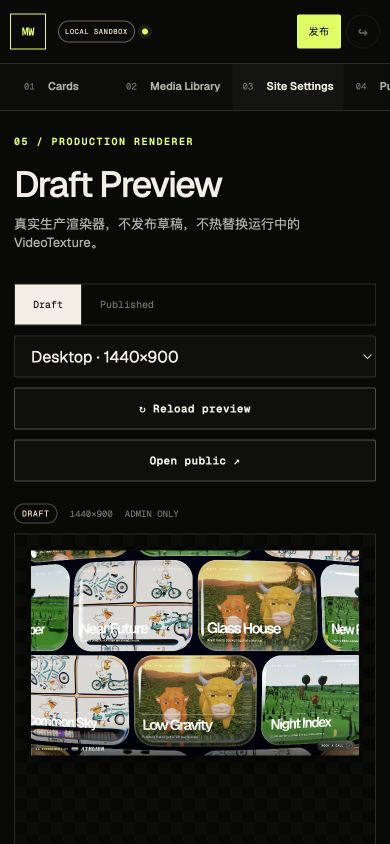
#> input picture evidence/content-admin-v1/admin-mobile.png, 390 x 844 px, given in place of 1100x720-dpr1.png, which was not available
$ python f2-evidence.py ../../evidence/content-admin-v1
#> lines starting #> are read from the running program, lines starting #| are printed output that depends on the picture; pictures that were not available may be replaced by others from this repository, and a replacement may not be noted
#> further down, t is the input picture: PIL image 390x844 RGB; mean R, G, B 42.3, 42.9, 35.6
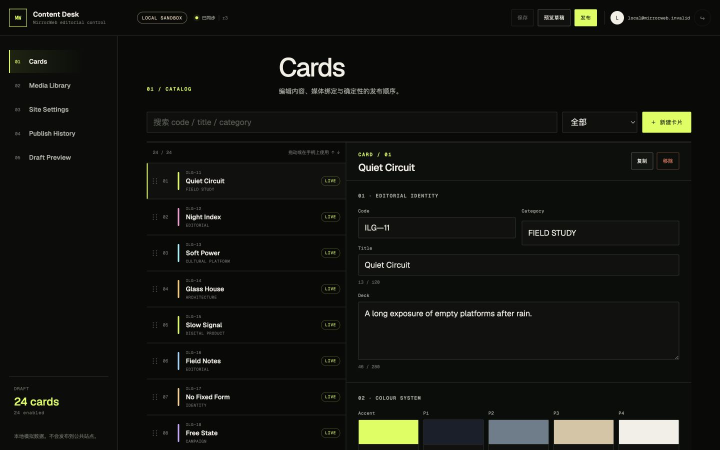
#> input picture evidence/content-admin-v1/admin-desktop.png, 1440 x 900 px, given in place of 01-rest.png, which was not available (shown at 1/2 size)
#> further down, l is the input picture: PIL image 1440x900 RGB; mean R, G, B 19, 19.8, 15.9
#!/usr/bin/env python3
"""F2 visual evidence: per-viewport Target/local overlays and a contact sheet.

Target pixels go to qa-v5/private/ (git-ignored); local-only output is tracked.
"""
from __future__ import annotations
import json, sys
from pathlib import Path
import numpy as np
from PIL import Image, ImageDraw, ImageFont

VPS = ["1100x720", "1366x768", "1440x900", "1920x1080", "390x844", "844x390"]

def font(sz):
    try: return ImageFont.truetype("/System/Library/Fonts/Menlo.ttc", sz)
    except OSError: return ImageFont.load_default()

def label(img, text, sz=22):
    out = img.copy(); d = ImageDraw.Draw(out)
    d.rectangle([0, 0, 14 + int(len(text) * sz * 0.62), sz + 14], fill=(0, 0, 0))
    d.text((8, 6), text, fill=(255, 255, 255), font=font(sz))
    return out

def edges(base, other):
    """Target in red, local in cyan: aligned structure reads neutral."""
    a = np.asarray(base.convert("L"), np.float32)
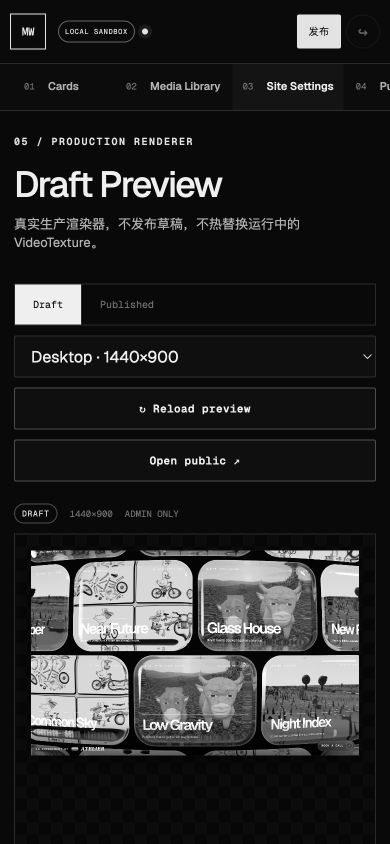
#> a: shape (844, 390) float32; min 0, max 255, mean 42
    b = np.asarray(other.resize(base.size).convert("L"), np.float32)
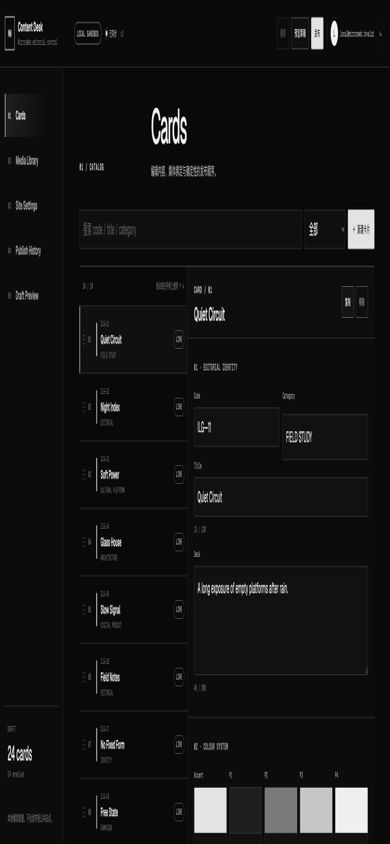
#> b: shape (844, 390) float32; min 0, max 255, mean 19.3
    out = np.zeros(a.shape + (3,), np.float32)
    out[:, :, 0] = a; out[:, :, 1] = b; out[:, :, 2] = b
#> after `out[:, :, 2] = b`:
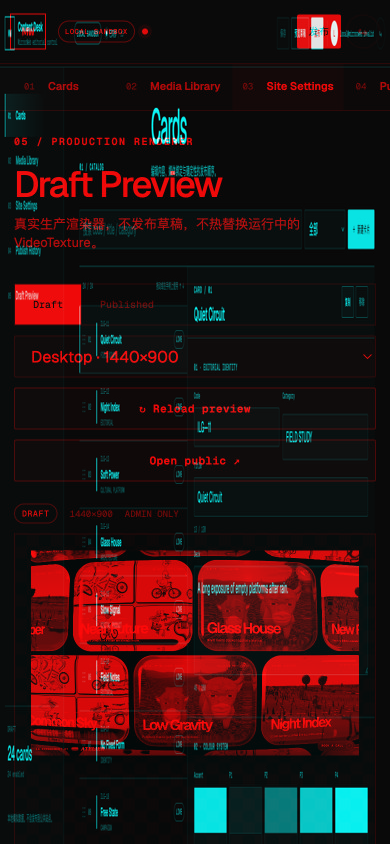
#> out: shape (844, 390, 3) float32; mean of channels 0, 1, 2 42, 19.3, 19.3; drawn as R, G, B
    return Image.fromarray(np.clip(out, 0, 255).astype(np.uint8))

if __name__ == "__main__":
    root = Path(sys.argv[1] if len(sys.argv) > 1 else ".")
    priv = root / "qa-v5/private/f2"; priv.mkdir(parents=True, exist_ok=True)
    tiles = []
    for vp in VPS:
        t = Image.open(root / f"artifacts/v5-target/{vp}-dpr1.png").convert("RGB")
        l = Image.open(root / f"qa-v5/f2/local/{vp}/01-rest.png").convert("RGB")
        b = Image.open(root / f"qa-v5/f2/beauty/{vp}/01-rest.png").convert("RGB")
        ov = edges(t, l)
        ov.save(priv / f"overlay-{vp}.png")
        Image.blend(t, l.resize(t.size), 0.5).save(priv / f"blend-{vp}.png")
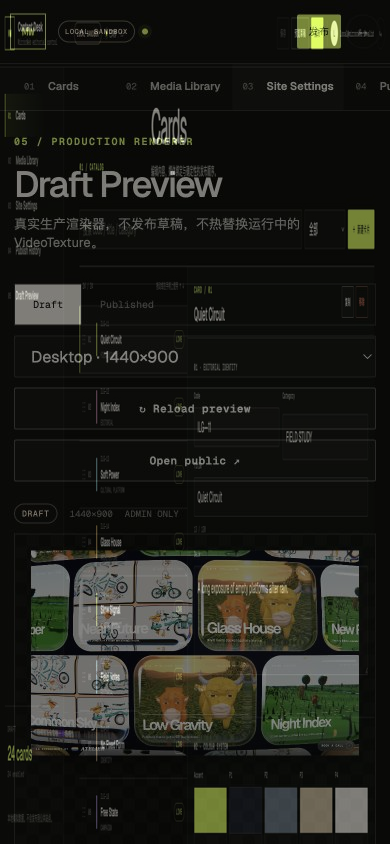
#> saved as blend-1100x720.png: PIL image 390x844 RGB; mean R, G, B 30.5, 31.1, 25.5
        row = Image.new("RGB", (t.width * 3 + 40, t.height + 20), (16, 16, 20))
        row.paste(label(t, f"TARGET {vp}"), (10, 10))
        row.paste(label(l, f"LOCAL foundation"), (t.width + 20, 10))
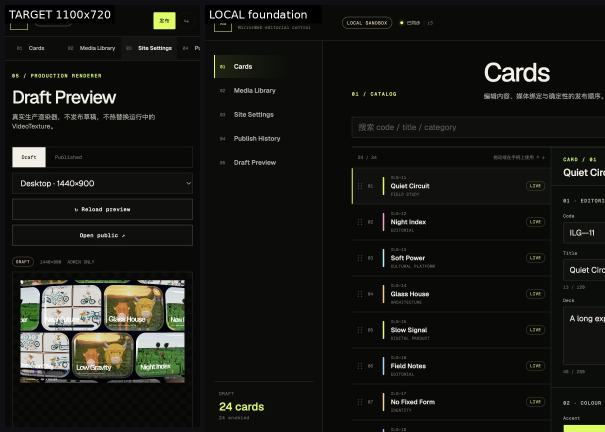
#> row: PIL image 1210x864 RGB (shown at 1/2 size); mean R, G, B 24.3, 24.7, 20.7
        row.paste(label(ov, "TARGET red / LOCAL cyan"), (t.width * 2 + 30, 10))
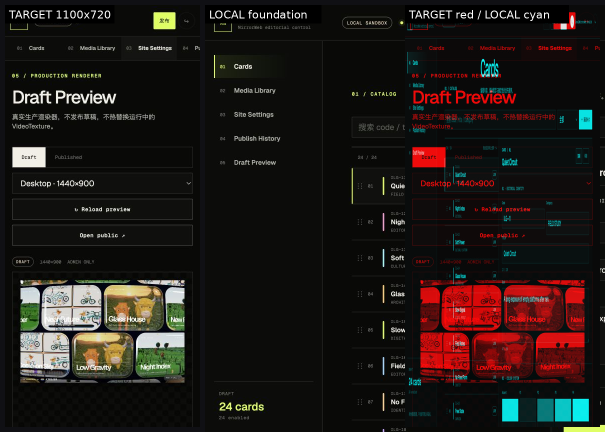
#> row: PIL image 1210x864 RGB (shown at 1/2 size); mean R, G, B 32.5, 25.7, 22.5
#> (the run stopped early here; a loop or call above may not have finished)
